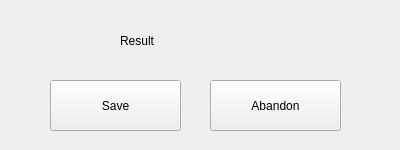
<?xml version="1.0" encoding="UTF-8"?>
<ui version="4.0">
 <class>Form</class>
 <widget class="QWidget" name="Form">
  <property name="geometry">
   <rect>
    <x>0</x>
    <y>0</y>
    <width>400</width>
    <height>150</height>
   </rect>
  </property>
  <property name="minimumSize">
   <size>
    <width>400</width>
    <height>150</height>
   </size>
  </property>
  <property name="maximumSize">
   <size>
    <width>400</width>
    <height>150</height>
   </size>
  </property>
  <property name="windowTitle">
   <string>Finish_Test</string>
  </property>
  <widget class="QPushButton" name="Save_button">
   <property name="geometry">
    <rect>
     <x>50</x>
     <y>80</y>
     <width>131</width>
     <height>51</height>
    </rect>
   </property>
   <property name="text">
    <string>Save</string>
   </property>
  </widget>
  <widget class="QPushButton" name="Abandon_button">
   <property name="geometry">
    <rect>
     <x>210</x>
     <y>80</y>
     <width>131</width>
     <height>51</height>
    </rect>
   </property>
   <property name="text">
    <string>Abandon</string>
   </property>
  </widget>
  <widget class="QLabel" name="Test_result">
   <property name="geometry">
    <rect>
     <x>120</x>
     <y>20</y>
     <width>141</width>
     <height>41</height>
    </rect>
   </property>
   <property name="text">
    <string>Result</string>
   </property>
  </widget>
 </widget>
 <resources/>
 <connections/>
</ui>
